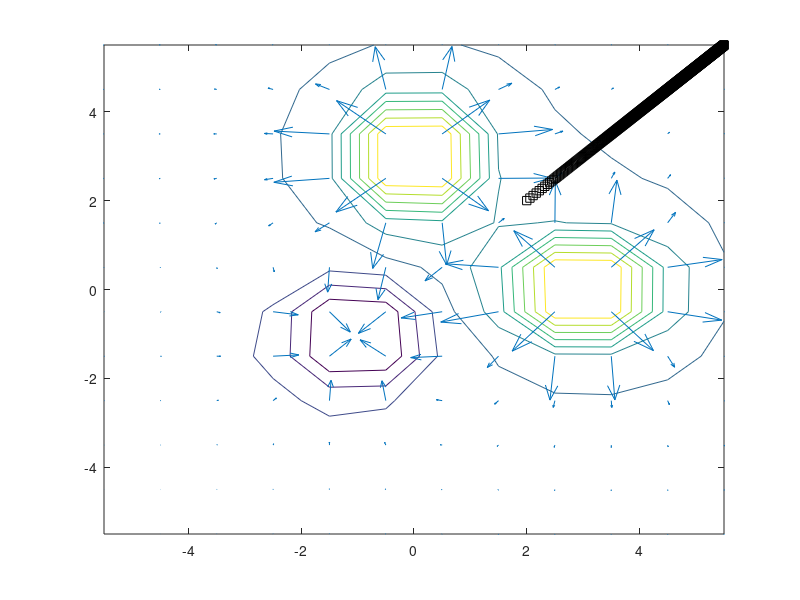

This figure's MATLAB source:

%edit your ranges to display here.  important to not include the actual
%location of your object in this grid of points or it will give you
%infinities

[px,py]=meshgrid(-5.5:1:5.5,-5.5:1:5.5);
[xlim,ylim] = size(px);
V = zeros(xlim, ylim);

for i=1:xlim
    for j=1:ylim
%this is the equation and integral with ranges for a specific object:  you
%should be able to figure out what this is and edit appropriately to get
%what you want
dV = @(x)  1./sqrt((px(i,j)-x).^2 + py(i,j).^2).^2;
V(i,j) = integral(dV,2,4);
    end
end

for i=1:xlim
    for j=1:ylim
%this is the equation and integral with ranges for a specific object:  you
%should be able to figure out what this is and edit appropriately to get
%what you want
dV = @(y)  1./sqrt((px(i,j)).^2 + (py(i,j)-y).^2).^2;
V(i,j) = V(i,j) + integral(dV,2,4);
    end
end

for i=1:xlim
    for j=1:ylim
%this is the equation and integral with ranges for a specific object:  you
%should be able to figure out what this is and edit appropriately to get
%what you want
V(i,j) = V(i,j) + -1./sqrt((px(i,j)+1).^2+(py(i,j)+1).^2).^2;
    end
end

nSamps = 10000;
x = zeros(nSamps,1);
y = zeros(nSamps,1);
x(1) = 2;
y(1) = 2;
[Ex,Ey] = gradient(V);
for i = 2:nSamps
   x0 = x(i-1);
   y0 = y(i-1);
   gradX = interp2(px,py,Ex,x0,y0);
   gradY = interp2(px,py,Ey,x0,y0);
   x(i) = x0 - gradX*.1;
   y(i) = y0 - gradY*.1;
end

hold off
contour(px,py,V)
hold on
quiver(px,py,-Ex,-Ey)
plot(x,y,'ks');